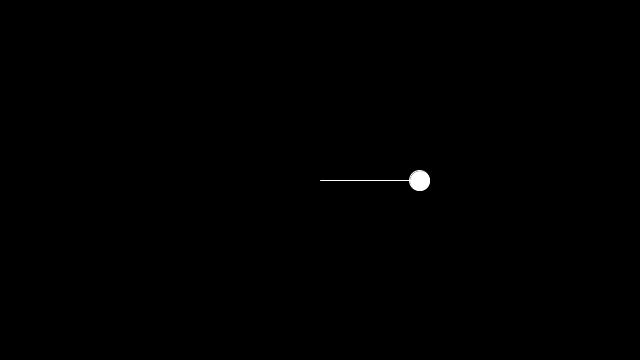
Frame 1 (no input)
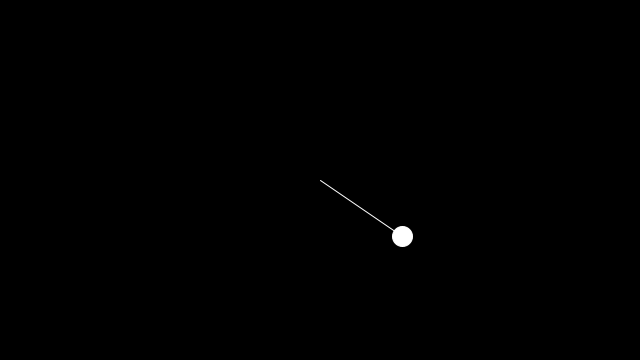
Frame 60 (the mouse pressed at the canvas centre just before this capture)
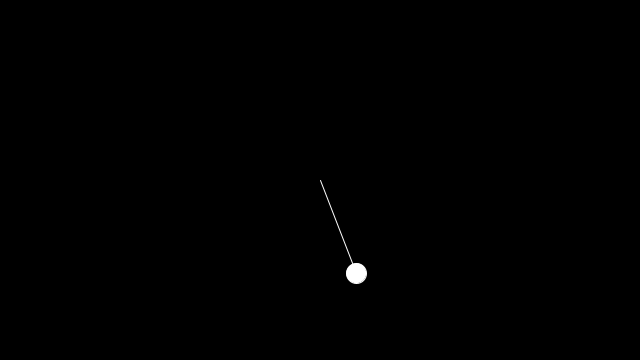
Frame 120 (the mouse held since frame 60 and released just before this capture)

The Processing sketch that drew these frames (run headless with seeded random() and noise(); from frame 60 on, the mouse is pressed at the canvas centre):

// Processing sketch: PolarCoordinates
// ── PolarCoordinates.pde
float r = 100.0;
float a = 0.0;

void setup() {
  size(640, 360);
}

void draw() {
  background(0);
  a += 1 / r;
  float x = r * cos(a);
  float y = r * sin(a);
  translate(width/2, height/2);
  stroke(255);
  line(0, 0, x, y);
  ellipse(x, y, 20, 20);
}
